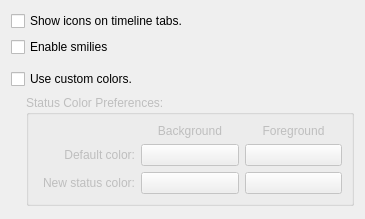
<ui version="4.0" >
 <class>appears_base</class>
 <widget class="QWidget" name="appears_base" >
  <property name="geometry" >
   <rect>
    <x>0</x>
    <y>0</y>
    <width>365</width>
    <height>219</height>
   </rect>
  </property>
  <layout class="QVBoxLayout" name="verticalLayout_2" >
   <item>
    <widget class="QCheckBox" name="kcfg_showIconsOnTimelineTabs" >
     <property name="text" >
      <string>Show icons on timeline tabs.</string>
     </property>
    </widget>
   </item>
   <item>
    <widget class="QCheckBox" name="kcfg_isSmiliesEnabled" >
     <property name="text" >
      <string>Enable smilies</string>
     </property>
    </widget>
   </item>
   <item>
    <widget class="KSeparator" name="kseparator" />
   </item>
   <item>
    <widget class="QCheckBox" name="kcfg_isCustomUi" >
     <property name="text" >
      <string>Use custom colors.</string>
     </property>
    </widget>
   </item>
   <item>
    <layout class="QHBoxLayout" name="horizontalLayout" >
     <item>
      <spacer name="horizontalSpacer" >
       <property name="orientation" >
        <enum>Qt::Horizontal</enum>
       </property>
       <property name="sizeType" >
        <enum>QSizePolicy::Fixed</enum>
       </property>
       <property name="sizeHint" stdset="0" >
        <size>
         <width>15</width>
         <height>80</height>
        </size>
       </property>
      </spacer>
     </item>
     <item>
      <widget class="QGroupBox" name="groupBox" >
       <property name="enabled" >
        <bool>false</bool>
       </property>
       <property name="title" >
        <string>Status Color Preferences:</string>
       </property>
       <layout class="QVBoxLayout" name="verticalLayout" >
        <item>
         <layout class="QGridLayout" name="gridLayout" >
          <item row="0" column="1" >
           <widget class="QLabel" name="label_5" >
            <property name="text" >
             <string>Background</string>
            </property>
            <property name="alignment" >
             <set>Qt::AlignCenter</set>
            </property>
           </widget>
          </item>
          <item row="1" column="0" >
           <widget class="QLabel" name="label" >
            <property name="text" >
             <string>Default color:</string>
            </property>
            <property name="alignment" >
             <set>Qt::AlignRight|Qt::AlignTrailing|Qt::AlignVCenter</set>
            </property>
           </widget>
          </item>
          <item row="1" column="1" >
           <widget class="KColorButton" name="kcfg_defaultBackColor" />
          </item>
          <item row="1" column="2" >
           <widget class="KColorButton" name="kcfg_defaultForeColor" >
            <property name="color" >
             <color>
              <red>0</red>
              <green>0</green>
              <blue>0</blue>
             </color>
            </property>
           </widget>
          </item>
          <item row="2" column="0" >
           <widget class="QLabel" name="label_2" >
            <property name="text" >
             <string>New status color:</string>
            </property>
            <property name="alignment" >
             <set>Qt::AlignRight|Qt::AlignTrailing|Qt::AlignVCenter</set>
            </property>
           </widget>
          </item>
          <item row="2" column="1" >
           <widget class="KColorButton" name="kcfg_newStatusBackColor" >
            <property name="color" >
             <color>
              <red>195</red>
              <green>230</green>
              <blue>205</blue>
             </color>
            </property>
           </widget>
          </item>
          <item row="2" column="2" >
           <widget class="KColorButton" name="kcfg_newStatusForeColor" >
            <property name="color" >
             <color>
              <red>0</red>
              <green>0</green>
              <blue>0</blue>
             </color>
            </property>
           </widget>
          </item>
          <item row="0" column="2" >
           <widget class="QLabel" name="label_6" >
            <property name="text" >
             <string>Foreground</string>
            </property>
            <property name="alignment" >
             <set>Qt::AlignCenter</set>
            </property>
           </widget>
          </item>
         </layout>
        </item>
       </layout>
      </widget>
     </item>
    </layout>
   </item>
   <item>
    <spacer name="verticalSpacer" >
     <property name="orientation" >
      <enum>Qt::Vertical</enum>
     </property>
     <property name="sizeHint" stdset="0" >
      <size>
       <width>20</width>
       <height>40</height>
      </size>
     </property>
    </spacer>
   </item>
  </layout>
 </widget>
 <customwidgets>
  <customwidget>
   <class>KColorButton</class>
   <extends>QPushButton</extends>
   <header>kcolorbutton.h</header>
  </customwidget>
  <customwidget>
   <class>KSeparator</class>
   <extends>QFrame</extends>
   <header>kseparator.h</header>
  </customwidget>
 </customwidgets>
 <resources/>
 <connections>
  <connection>
   <sender>kcfg_isCustomUi</sender>
   <signal>toggled(bool)</signal>
   <receiver>groupBox</receiver>
   <slot>setEnabled(bool)</slot>
   <hints>
    <hint type="sourcelabel" >
     <x>74</x>
     <y>14</y>
    </hint>
    <hint type="destinationlabel" >
     <x>74</x>
     <y>40</y>
    </hint>
   </hints>
  </connection>
 </connections>
</ui>
